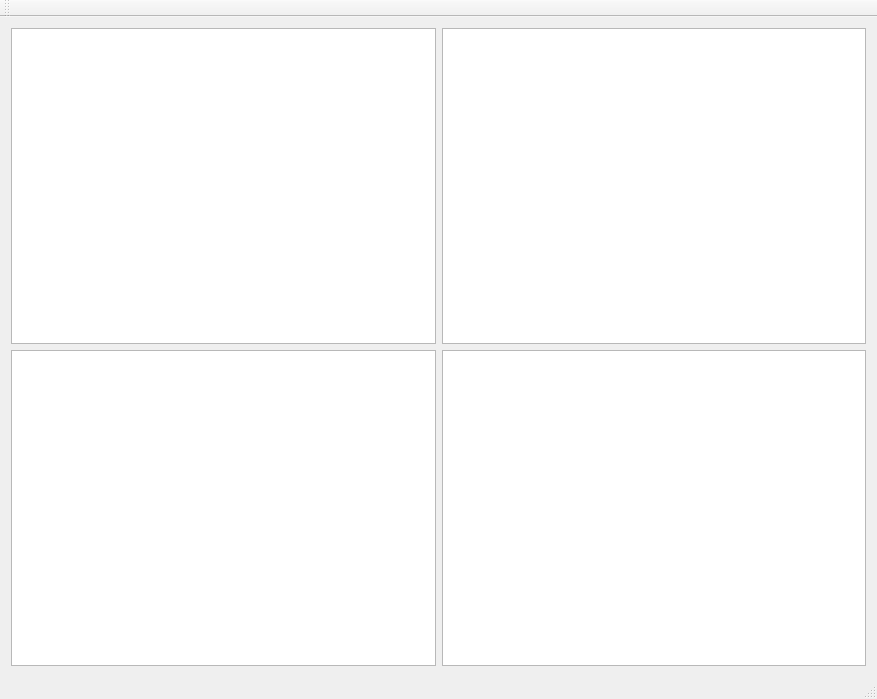
<?xml version="1.0" encoding="UTF-8"?>
<ui version="4.0">
 <class>QKD_Qt5_InterfaceClass</class>
 <widget class="QMainWindow" name="QKD_Qt5_InterfaceClass">
  <property name="geometry">
   <rect>
    <x>0</x>
    <y>0</y>
    <width>877</width>
    <height>699</height>
   </rect>
  </property>
  <property name="windowTitle">
   <string>QKD_Qt5_Interface</string>
  </property>
  <widget class="QWidget" name="centralWidget">
   <layout class="QGridLayout" name="gridLayout_2">
    <item row="0" column="0">
     <layout class="QGridLayout" name="gridLayout">
      <item row="0" column="0">
       <widget class="CurveStat" name="graphicsView"/>
      </item>
      <item row="0" column="1">
       <widget class="CurveStat" name="graphicsView_2"/>
      </item>
      <item row="1" column="0">
       <widget class="CurveStat" name="graphicsView_3"/>
      </item>
      <item row="1" column="1">
       <widget class="CurveStat" name="graphicsView_4"/>
      </item>
     </layout>
    </item>
   </layout>
  </widget>
  <widget class="QMenuBar" name="menuBar">
   <property name="geometry">
    <rect>
     <x>0</x>
     <y>0</y>
     <width>877</width>
     <height>23</height>
    </rect>
   </property>
  </widget>
  <widget class="QToolBar" name="mainToolBar">
   <attribute name="toolBarArea">
    <enum>TopToolBarArea</enum>
   </attribute>
   <attribute name="toolBarBreak">
    <bool>false</bool>
   </attribute>
  </widget>
  <widget class="QStatusBar" name="statusBar"/>
 </widget>
 <layoutdefault spacing="6" margin="11"/>
 <customwidgets>
  <customwidget>
   <class>CurveStat</class>
   <extends>QGraphicsView</extends>
   <header>CurveStat.h</header>
  </customwidget>
 </customwidgets>
 <resources>
  <include location="QKD_Qt5_Interface.qrc"/>
 </resources>
 <connections/>
</ui>
